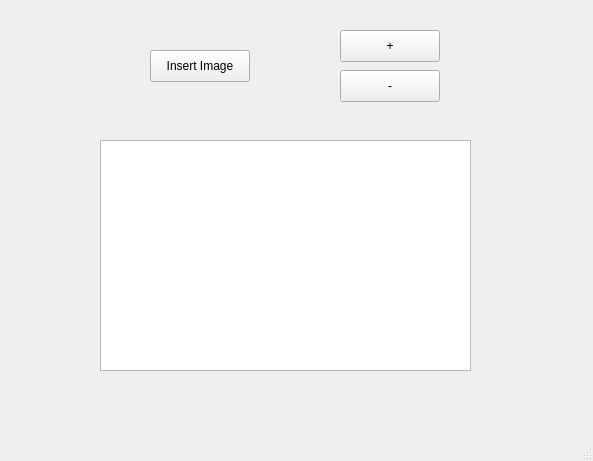
<?xml version="1.0" encoding="UTF-8"?>
<ui version="4.0">
 <class>MainWindow</class>
 <widget class="QMainWindow" name="MainWindow">
  <property name="geometry">
   <rect>
    <x>0</x>
    <y>0</y>
    <width>593</width>
    <height>461</height>
   </rect>
  </property>
  <property name="windowTitle">
   <string>GHmdConverter</string>
  </property>
  <widget class="QWidget" name="centralwidget">
   <widget class="QPushButton" name="insertImage">
    <property name="geometry">
     <rect>
      <x>150</x>
      <y>50</y>
      <width>100</width>
      <height>32</height>
     </rect>
    </property>
    <property name="text">
     <string>Insert Image</string>
    </property>
   </widget>
   <widget class="QPushButton" name="increaseImage">
    <property name="geometry">
     <rect>
      <x>340</x>
      <y>30</y>
      <width>100</width>
      <height>32</height>
     </rect>
    </property>
    <property name="text">
     <string>+</string>
    </property>
   </widget>
   <widget class="QPushButton" name="decreaseImage">
    <property name="geometry">
     <rect>
      <x>340</x>
      <y>70</y>
      <width>100</width>
      <height>32</height>
     </rect>
    </property>
    <property name="text">
     <string>-</string>
    </property>
   </widget>
   <widget class="QTextBrowser" name="textEdit">
    <property name="geometry">
     <rect>
      <x>100</x>
      <y>140</y>
      <width>371</width>
      <height>231</height>
     </rect>
    </property>
    <property name="readOnly">
     <bool>false</bool>
    </property>
   </widget>
  </widget>
  <widget class="QMenuBar" name="menubar">
   <property name="geometry">
    <rect>
     <x>0</x>
     <y>0</y>
     <width>593</width>
     <height>22</height>
    </rect>
   </property>
  </widget>
  <widget class="QStatusBar" name="statusbar"/>
 </widget>
 <resources/>
 <connections/>
</ui>
